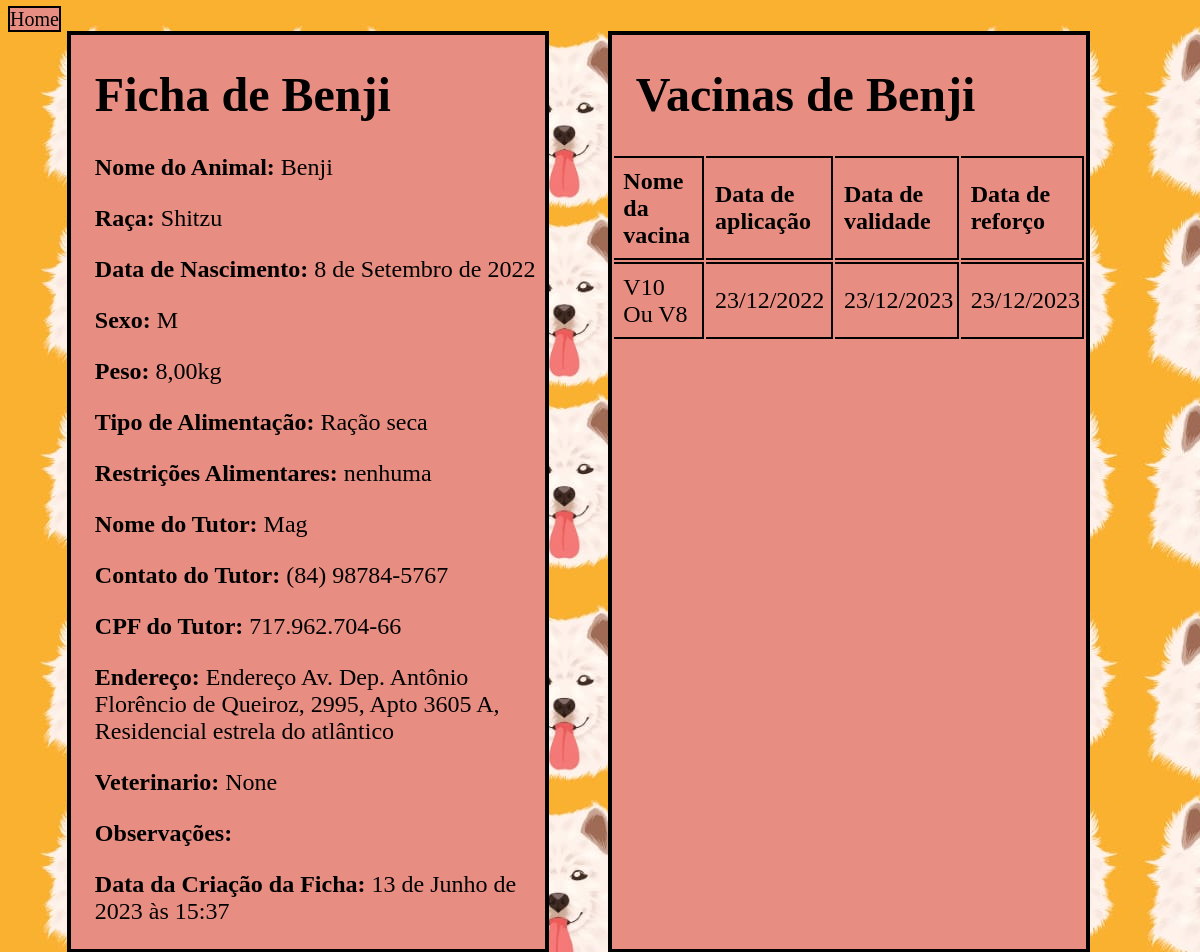
Screenshot of /mostrar_ficha/Benji (signed in) with the database file from the repository.
### ficha/models.py (models this page shows, shortened)
class FichaDog(models.Model):
    nome = models.CharField(max_length=100, primary_key=True)
    raca = models.CharField(max_length=100)
    data_de_nascimento =  models.DateField()
    sexo = models.CharField(max_length=1, choices=(('M', 'Macho'), ('F', 'Fêmea')))
    peso = models.DecimalField(max_digits=5, decimal_places=2)
    tipo_alimentacao = models.CharField(max_length=100)
    restricoes_alimentares = models.CharField(max_length=100, blank=True, null=True)
    nome_tutor = models.CharField(max_length=100,blank=True)
    contato_tutor = models.CharField(max_length=100)
    cpf_tutor = models.CharField(max_length=14)
    endereco = models.CharField(max_length=100,blank=True, null=True)
    veterinario = models.CharField(max_length=100,blank=True, null=True)
    observacoes = models.TextField(blank=True, null=True)
    data = models.DateTimeField(auto_now_add=True)
    class Meta:
            db_table = 'Ficha_Dog'

class VacinaAnimal(models.Model):
    pet = models.ForeignKey(FichaDog, on_delete=models.CASCADE)
    vacina = models.ForeignKey(Vacina, on_delete=models.CASCADE)
    data_administracao = models.DateField()
    class Meta:
            db_table = 'Vacina_Animal'

class Vacina(models.Model):
    nome = models.CharField(max_length=100)
    validade = models.DateField()
    data_reforco = models.DateField()
    class Meta:
            db_table = 'Vacina'

### ficha/views.py (the view)
# urls.py: path('mostrar_ficha/<str:nome>', views.mostrar_ficha, name='mostrar_ficha'),
@login_required(login_url="/auth/login/")
def mostrar_ficha(request, nome):
    try:
        animal = FichaDog.objects.get(nome=nome)
        vacina = VacinaAnimal.objects.filter(pet=nome).all()
    except FichaDog.DoesNotExist:
        return HttpResponse("Animal não encontrado")
    else:
        return render(request, 'mostrar_ficha.html', {'animal': animal, 'vacina':vacina})

### ficha/templates/mostrar_ficha.html (shortened to what this page needs)
<!DOCTYPE html>
<html>
<head>
    {% load static %}
</head>
<body>
    <a class="home" href="{% url 'home' %}">Home</a>
<div class="corpo">
    <div class='form'>
        <h1>Ficha de {{animal.nome}}</h1>
        <p><strong>Nome do Animal:</strong> {{ animal.nome }}</p>
        <p><strong>Raça:</strong> {{ animal.raca }}</p>
        <p><strong>Data de Nascimento:</strong> {{ animal.data_de_nascimento }}</p>
        <p><strong>Sexo:</strong> {{ animal.sexo }}</p>
        <p><strong>Peso:</strong> {{ animal.peso }}kg</p>
        <p><strong>Tipo de Alimentação:</strong> {{ animal.tipo_alimentacao }}</p>
        <p><strong>Restrições Alimentares:</strong> {{ animal.restricoes_alimentares }}</p>
        <p><strong>Nome do Tutor:</strong> {{ animal.nome_tutor }}</p>
        <p><strong>Contato do Tutor:</strong> {{ animal.contato_tutor }}</p>
        <p><strong>CPF do Tutor:</strong> {{ animal.cpf_tutor }}</p>
        <p><strong>Endereço:</strong> {{ animal.endereco }}</p>
        <p><strong>Veterinario:</strong> {{ animal.veterinario }}</p>
        <p><strong>Observações:</strong> {{ animal.observacoes }}</p>
        <p><strong>Data da Criação da Ficha:</strong> {{ animal.data }}</p>
    </div>
    <div class='form'>
        <table class="table">
            <h1>Vacinas de {{animal.nome}} </h1>
            <thead>
            <tr>
                <th>Nome da vacina</th>
                <th>Data de aplicação</th>
                <th>Data de validade</th>
                <th>Data de reforço</th>
            </tr>
            </thead>
            {% for ani in vacina %}
            <tbody>
                <tr>
                    <td>{{ ani.vacina.nome }}</td>
                    <td>{{ ani.data_administracao |date:"d/m/Y"}}</td>
                    <td>{{ ani.vacina.validade |date:"d/m/Y"}}</td>
                    <td>{{ ani.vacina.data_reforco |date:"d/m/Y"}}</td>
                </tr>
            </tbody>
            {% endfor %}
        </table>
    </div>
</div>
</body>
</html>

### ficha/templates/mostrar_ficha.html (style rules this page uses)
body { background-image: url('/static/img/fundo.jpeg'); }
.form { height: auto; border: 4px solid black; width: 40%; margin-left: 5%; background-color: rgb(231, 141, 130); font-size: x-large; }
p { margin-left: 5%; }
.home { font-size: 20px; text-decoration: none; color: black; border: 2px solid black; background-color: rgb(231, 141, 130); text-align: center; }
h1 { margin-left: 5%; }
.corpo { display:flex; }
th, td { padding: 2%; text-align: left; border-top: 2px solid black; border-bottom: 2px solid black; border-right: 2px solid black; }

### rows the page displays
FichaDog: nome "Benji", raca "Shitzu", data_de_nascimento "8 de Setembro de 2022", sexo "M", peso "8,00", tipo_alimentacao "Ração seca", restricoes_alimentares "nenhuma", nome_tutor "Mag", contato_tutor "(84) 98784-5767", cpf_tutor "717.962.704-66", endereco "Endereço Av. Dep. Antônio Florêncio de Queiroz, 2995, Apto 3605 A, Residencial estrela do atlântico", veterinario "None", data "13 de Junho de 2023 às 15:37"
VacinaAnimal: vacina.nome "V10 Ou V8", data_administracao "23/12/2022", vacina.validade "23/12/2023", vacina.data_reforco "23/12/2023"
